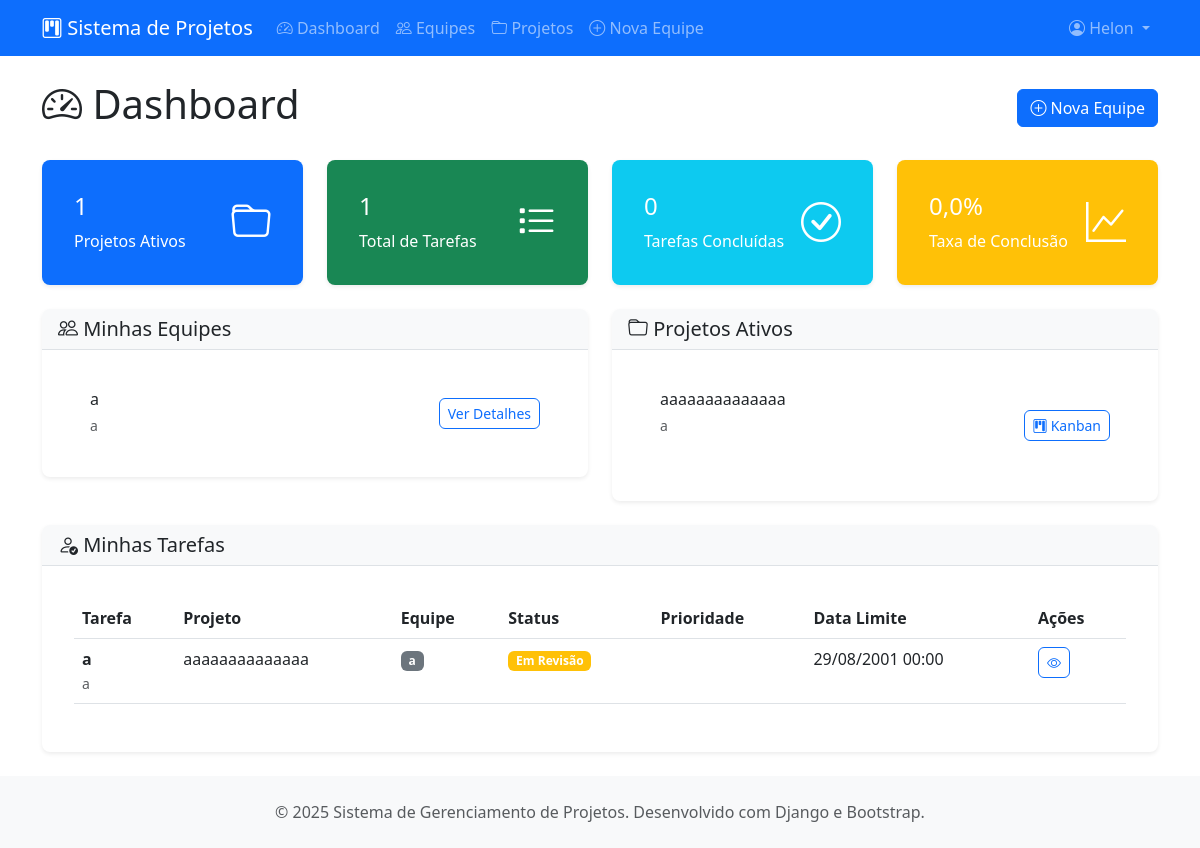
Screenshot of /projetos/ (signed in) with the database file from the repository.
### projetos/models.py (models this page shows, shortened)
class Equipe(models.Model):
    nome = models.CharField(max_length=100, verbose_name="Nome da Equipe")
    descricao = models.TextField(blank=True, verbose_name="Descrição")
    criada_em = models.DateTimeField(auto_now_add=True)
    criada_por = models.ForeignKey(User, on_delete=models.CASCADE, related_name="equipes_criadas")
    ativa = models.BooleanField(default=True, verbose_name="Equipe Ativa")
    class Meta:
        verbose_name = "Equipe"
        verbose_name_plural = "Equipes"
        ordering = ["nome"]

class Projeto(models.Model):
    PRIORIDADE_CHOICES = [
        ('baixa', 'Baixa'),
        ('media', 'Média'),
        ('alta', 'Alta'),
        ('urgente', 'Urgente'),
    ]
    titulo = models.CharField(max_length=200, verbose_name="Título")
    descricao = models.TextField(verbose_name="Descrição")
    equipe = models.ForeignKey(Equipe, on_delete=models.CASCADE, related_name="projetos")
    criado_por = models.ForeignKey(User, on_delete=models.CASCADE, related_name="projetos_criados")
    criado_em = models.DateTimeField(auto_now_add=True)
    atualizado_em = models.DateTimeField(auto_now=True)
    data_inicio = models.DateField(verbose_name="Data de Início")
    data_fim = models.DateField(verbose_name="Data de Conclusão")
    prioridade = models.CharField(max_length=10, choices=PRIORIDADE_CHOICES, default='media')
    ativo = models.BooleanField(default=True, verbose_name="Projeto Ativo")
    class Meta:
        verbose_name = "Projeto"
        verbose_name_plural = "Projetos"
        ordering = ["-criado_em"]

class Tarefa(models.Model):
    PRIORIDADE_CHOICES = [
        ('baixa', 'Baixa'),
        ('media', 'Média'),
        ('alta', 'Alta'),
        ('urgente', 'Urgente'),
    ]
    titulo = models.CharField(max_length=200, verbose_name="Título")
    descricao = models.TextField(verbose_name="Descrição")
    projeto = models.ForeignKey(Projeto, on_delete=models.CASCADE, related_name="tarefas")
    status = models.ForeignKey(StatusTarefa, on_delete=models.CASCADE, related_name="tarefas")
    criada_por = models.ForeignKey(User, on_delete=models.CASCADE, related_name="tarefas_criadas")
    criada_em = models.DateTimeField(auto_now_add=True)
    atualizada_em = models.DateTimeField(auto_now=True)
    data_limite = models.DateTimeField(blank=True, null=True, verbose_name="Data Limite")
    prioridade = models.CharField(max_length=10, choices=PRIORIDADE_CHOICES, default='media')
    etiquetas = models.ManyToManyField(Etiqueta, blank=True, related_name="tarefas")
    ordem = models.PositiveIntegerField(default=0, verbose_name="Ordem na Coluna")
    class Meta:
        verbose_name = "Tarefa"
        verbose_name_plural = "Tarefas"
        ordering = ["ordem", "-criada_em"]

class StatusTarefa(models.Model):
    nome = models.CharField(max_length=50, verbose_name="Nome do Status")
    cor = models.CharField(max_length=7, default="#007bff", verbose_name="Cor (Hex)")
    ordem = models.PositiveIntegerField(unique=True, verbose_name="Ordem")
    equipe = models.ForeignKey(Equipe, on_delete=models.CASCADE, related_name="status_tarefas")
    class Meta:
        verbose_name = "Status da Tarefa"
        verbose_name_plural = "Status das Tarefas"
        ordering = ["ordem"]
        unique_together = ['ordem', 'equipe']

### projetos/views.py (the view)
# urls.py: path('', views.dashboard, name='dashboard'),
@login_required
def dashboard(request):
    equipes = Equipe.objects.filter(
        membros__usuario=request.user,
        ativa=True
    )
    projetos_ativos = Projeto.objects.filter(
        equipe__membros__usuario=request.user,
        ativo=True
    )
    tarefas_atribuidas = Tarefa.objects.filter(
        atribuicoes__usuario=request.user
    ).select_related('projeto', 'status')
    total_projetos = projetos_ativos.count()
    total_tarefas = Tarefa.objects.filter(
        projeto__equipe__membros__usuario=request.user
    ).count()
    tarefas_concluidas = Tarefa.objects.filter(
        projeto__equipe__membros__usuario=request.user,
        status__nome='Concluído'
    ).count()
    percentual_conclusao = (tarefas_concluidas / total_tarefas * 100) if total_tarefas > 0 else 0
    context = {
        'equipes': equipes,
        'projetos_ativos': projetos_ativos,
        'tarefas_atribuidas': tarefas_atribuidas,
        'total_projetos': total_projetos,
        'total_tarefas': total_tarefas,
        'tarefas_concluidas': tarefas_concluidas,
        'percentual_conclusao': round(percentual_conclusao, 1),
    }
    return render(request, 'projetos/dashboard.html', context)

### projetos/templates/projetos/dashboard.html (shortened to what this page needs)
{% extends 'projetos/base.html' %}
{% load static %}
{% block content %}
<div class="row">
    <div class="col-12">
        <div class="d-flex justify-content-between align-items-center mb-4">
            <h1><i class="bi bi-speedometer2"></i> Dashboard</h1>
            {% if user.perfil.tipo_usuario == 'admin' %}
            <a href="{% url 'projetos:criar-equipe' %}" class="btn btn-primary">
                <i class="bi bi-plus-circle"></i> Nova Equipe
            </a>
            {% endif %}
        </div>
    </div>
</div>
<div class="row mb-4">
    <div class="col-md-3">
        <div class="card bg-primary text-white">
            <div class="card-body">
                <div class="d-flex justify-content-between">
                    <div>
                        <h4 class="card-title">{{ total_projetos }}</h4>
                        <p class="card-text">Projetos Ativos</p>
                    </div>
                    <div class="align-self-center">
                        <i class="bi bi-folder fs-1"></i>
                    </div>
                </div>
            </div>
        </div>
    </div>
    <div class="col-md-3">
        <div class="card bg-success text-white">
            <div class="card-body">
                <div class="d-flex justify-content-between">
                    <div>
                        <h4 class="card-title">{{ total_tarefas }}</h4>
                        <p class="card-text">Total de Tarefas</p>
                    </div>
                    <div class="align-self-center">
                        <i class="bi bi-list-task fs-1"></i>
                    </div>
                </div>
            </div>
        </div>
    </div>
    <div class="col-md-3">
        <div class="card bg-info text-white">
            <div class="card-body">
                <div class="d-flex justify-content-between">
                    <div>
                        <h4 class="card-title">{{ tarefas_concluidas }}</h4>
                        <p class="card-text">Tarefas Concluídas</p>
                    </div>
                    <div class="align-self-center">
                        <i class="bi bi-check-circle fs-1"></i>
                    </div>
                </div>
            </div>
        </div>
    </div>
    <div class="col-md-3">
        <div class="card bg-warning text-white">
            <div class="card-body">
                <div class="d-flex justify-content-between">
                    <div>
                        <h4 class="card-title">{{ percentual_conclusao }}%</h4>
                        <p class="card-text">Taxa de Conclusão</p>
                    </div>
                    <div class="align-self-center">
                        <i class="bi bi-graph-up fs-1"></i>
                    </div>
                </div>
            </div>
        </div>
    </div>
</div>
<div class="row">
    <div class="col-md-6">
        <div class="card">
            <div class="card-header">
                <h5 class="card-title mb-0">
                    <i class="bi bi-people"></i> Minhas Equipes
                </h5>
            </div>
            <div class="card-body">
                {% if equipes %}
                    <div class="list-group list-group-flush">
                        {% for equipe in equipes %}
                            <div class="list-group-item d-flex justify-content-between align-items-center">
                                <div>
                                    <h6 class="mb-1">{{ equipe.nome }}</h6>
                                    <small class="text-muted">{{ equipe.descricao|truncatewords:10 }}</small>
                                </div>
                                <a href="{% url 'projetos:detalhe-equipe' equipe.pk %}" class="btn btn-sm btn-outline-primary">
                                    Ver Detalhes
                                </a>
                            </div>
                        {% endfor %}
                    </div>
                {% endif %}
            </div>
        </div>
    </div>
    <div class="col-md-6">
        <div class="card">
            <div class="card-header">
                <h5 class="card-title mb-0">
                    <i class="bi bi-folder"></i> Projetos Ativos
                </h5>
            </div>
            <div class="card-body">
                {% if projetos_ativos %}
                    <div class="list-group list-group-flush">
                        {% for projeto in projetos_ativos %}
                            <div class="list-group-item d-flex justify-content-between align-items-center">
                                <div>
                                    <h6 class="mb-1">{{ projeto.titulo }}</h6>
                                    <small class="text-muted">{{ projeto.equipe.nome }}</small>
                                    <br>
                                    <span class="badge bg-{{ projeto.prioridade }}">
                                    </span>
                                </div>
                                <a href="{% url 'projetos:kanban-projeto' projeto.pk %}" class="btn btn-sm btn-outline-primary">
                                    <i class="bi bi-kanban"></i> Kanban
                                </a>
                            </div>
                        {% endfor %}
                    </div>
                {% endif %}
            </div>
        </div>
    </div>
</div>
<div class="row mt-4">
    <div class="col-12">
        <div class="card">
            <div class="card-header">
                <h5 class="card-title mb-0">
                    <i class="bi bi-person-check"></i> Minhas Tarefas
                </h5>
            </div>
            <div class="card-body">
                {% if tarefas_atribuidas %}
                    <div class="table-responsive">
                        <table class="table table-hover">
                            <thead>
                                <tr>
                                    <th>Tarefa</th>
                                    <th>Projeto</th>
                                    <th>Equipe</th>
                                    <th>Status</th>
                                    <th>Prioridade</th>
                                    <th>Data Limite</th>
                                    <th>Ações</th>
                                </tr>
                            </thead>
                            <tbody>
                                {% for tarefa in tarefas_atribuidas %}
                                    <tr>
                                        <td>
                                            <strong>{{ tarefa.titulo }}</strong>
                                            <br>
                                            <small class="text-muted">{{ tarefa.descricao|truncatewords:8 }}</small>
                                        </td>
                                        <td>{{ tarefa.projeto.titulo }}</td>
                                        <td>
                                            <span class="badge bg-secondary">{{ tarefa.projeto.equipe.nome }}</span>
                                        </td>
                                        <td>
                                            <span class="badge" style="background-color: {{ tarefa.status.cor }}">
                                                {{ tarefa.status.nome }}
                                            </span>
                                        </td>
                                        <td>
                                            <span class="badge bg-{{ tarefa.prioridade }}">
                                            </span>
                                        </td>
                                        <td>
                                            {% if tarefa.data_limite %}
                                                {{ tarefa.data_limite|date:"d/m/Y H:i" }}
                                            {% else %}
                                                <span class="text-muted">-</span>
                                            {% endif %}
                                        </td>
                                        <td>
                                            <a href="{% url 'projetos:detalhe-tarefa' tarefa.pk %}" class="btn btn-sm btn-outline-primary">
                                                <i class="bi bi-eye"></i>
                                            </a>
                                        </td>
                                    </tr>
                                {% endfor %}
                            </tbody>
                        </table>
                    </div>
                {% endif %}
            </div>
        </div>
    </div>
</div>
{% endblock %}

### projetos/templates/projetos/base.html (shortened to what this page needs)
{% load static %}
<!DOCTYPE html>
<html lang="pt-br">
<head>
    <link href="https://cdn.jsdelivr.net/npm/bootstrap@5.3.0/dist/css/bootstrap.min.css" rel="stylesheet">
    <link href="https://cdn.jsdelivr.net/npm/bootstrap-icons@1.10.0/font/bootstrap-icons.css" rel="stylesheet">
    <link href="{% static 'css/estilo.css' %}" rel="stylesheet">
    <link href="{% static 'css/forms.css' %}" rel="stylesheet">
</head>
<body class="d-flex flex-column min-vh-100">
    <nav class="navbar navbar-expand-lg navbar-dark bg-primary">
        <div class="container">
            <a class="navbar-brand" href="{% url 'projetos:dashboard' %}">
                <i class="bi bi-kanban"></i> Sistema de Projetos
            </a>
            <div class="collapse navbar-collapse" id="navbarNav">
                <ul class="navbar-nav me-auto">
                    <li class="nav-item">
                        <a class="nav-link" href="{% url 'projetos:dashboard' %}">
                            <i class="bi bi-speedometer2"></i> Dashboard
                        </a>
                    </li>
                    <li class="nav-item">
                        <a class="nav-link" href="{% url 'projetos:lista-equipes' %}">
                            <i class="bi bi-people"></i> Equipes
                        </a>
                    </li>
                    <li class="nav-item">
                        <a class="nav-link" href="{% url 'projetos:lista-projetos' %}">
                            <i class="bi bi-folder"></i> Projetos
                        </a>
                    </li>
                    {% if user.perfil.tipo_usuario == 'admin' %}
                    <li class="nav-item">
                        <a class="nav-link" href="{% url 'projetos:criar-equipe' %}">
                            <i class="bi bi-plus-circle"></i> Nova Equipe
                        </a>
                    </li>
                    {% endif %}
                </ul>
                <ul class="navbar-nav">
                    {% if user.is_authenticated %}
                        <li class="nav-item dropdown">
                            <a class="nav-link dropdown-toggle" href="#" id="navbarDropdown" role="button" data-bs-toggle="dropdown">
                                <i class="bi bi-person-circle"></i> {{ user.username }}
                            </a>
                        </li>
                    {% endif %}
                </ul>
            </div>
        </div>
    </nav>
    <main class="container my-4 flex-grow-1">
        {% block content %}{% endblock %}
    </main>
    <footer class="bg-light py-4 mt-auto">
        <div class="container text-center">
            <p class="text-muted mb-0">
                &copy; 2025 Sistema de Gerenciamento de Projetos. Desenvolvido com Django e Bootstrap.
            </p>
        </div>
    </footer>
</body>
</html>

### rows the page displays
Equipe: nome "a", descricao "a"
Projeto: titulo "aaaaaaaaaaaaaa", equipe.nome "a"
Tarefa: titulo "a", descricao "a", projeto.titulo "aaaaaaaaaaaaaa", projeto.equipe.nome "a", status.nome "Em Revisão", data_limite "29/08/2001 00:00"

### other values shown
{{ user.username }} "Helon"
{{ total_projetos }} "1"
{{ total_tarefas }} "1"
{{ tarefas_concluidas }} "0"
{{ percentual_conclusao }} "0,0"
